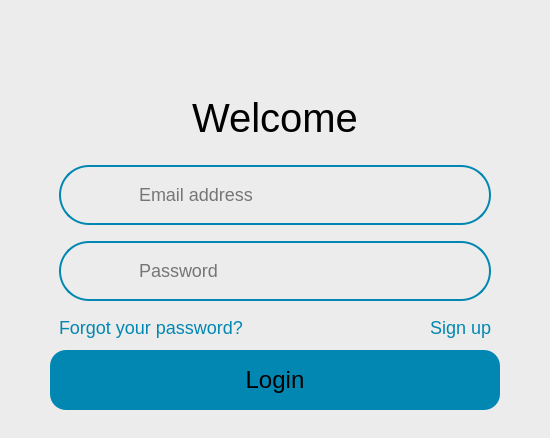
    <widget class="QGroupBox" name="Login">
     <property name="enabled">
      <bool>true</bool>
     </property>
     <property name="sizePolicy">
      <sizepolicy hsizetype="Preferred" vsizetype="Preferred">
       <horstretch>0</horstretch>
       <verstretch>0</verstretch>
      </sizepolicy>
     </property>
     <property name="minimumSize">
      <size>
       <width>410</width>
       <height>400</height>
      </size>
     </property>
     <property name="maximumSize">
      <size>
       <width>550</width>
       <height>700</height>
      </size>
     </property>
     <property name="styleSheet">
      <string notr="true">background-color: rgb(236, 236, 236);
border-radius: 40px;</string>
     </property>
     <layout class="QVBoxLayout" name="verticalLayout_7">
      <property name="spacing">
       <number>6</number>
      </property>
      <property name="leftMargin">
       <number>50</number>
      </property>
      <property name="topMargin">
       <number>0</number>
      </property>
      <property name="rightMargin">
       <number>50</number>
      </property>
      <property name="bottomMargin">
       <number>28</number>
      </property>
      <item>
       <widget class="QWidget" name="Welcome" native="true">
        <property name="maximumSize">
         <size>
          <width>16777215</width>
          <height>198</height>
         </size>
        </property>
        <layout class="QVBoxLayout" name="verticalLayout_2">
         <item alignment="Qt::AlignHCenter">
          <widget class="QLabel" name="Logo">
           <property name="minimumSize">
            <size>
             <width>80</width>
             <height>80</height>
            </size>
           </property>
           <property name="maximumSize">
            <size>
             <width>80</width>
             <height>80</height>
            </size>
           </property>
           <property name="text">
            <string/>
           </property>
           <property name="pixmap">
            <pixmap resource="Resources.qrc">:/new/prefix1/ui/Assets/LogoIcon.png</pixmap>
           </property>
           <property name="scaledContents">
            <bool>true</bool>
           </property>
           <property name="alignment">
            <set>Qt::AlignHCenter|Qt::AlignTop</set>
           </property>
          </widget>
         </item>
         <item alignment="Qt::AlignHCenter|Qt::AlignVCenter">
          <widget class="QLabel" name="WelcomeText">
           <property name="styleSheet">
            <string notr="true">color: #000000;
background-color: rgba(0,0,0,0);
font-size: 40px;</string>
           </property>
           <property name="text">
            <string>Welcome</string>
           </property>
           <property name="alignment">
            <set>Qt::AlignHCenter|Qt::AlignTop</set>
           </property>
           <property name="Type" stdset="0">
            <string>H1</string>
           </property>
          </widget>
         </item>
        </layout>
       </widget>
      </item>
      <item alignment="Qt::AlignHCenter|Qt::AlignTop">
       <widget class="QWidget" name="Input" native="true">
        <property name="maximumSize">
         <size>
          <width>16777215</width>
          <height>192</height>
         </size>
        </property>
        <layout class="QVBoxLayout" name="verticalLayout_3">
         <property name="spacing">
          <number>16</number>
         </property>
         <property name="bottomMargin">
          <number>6</number>
         </property>
         <item alignment="Qt::AlignVCenter">
          <widget class="QWidget" name="Email" native="true">
           <property name="sizePolicy">
            <sizepolicy hsizetype="Expanding" vsizetype="Fixed">
             <horstretch>0</horstretch>
             <verstretch>0</verstretch>
            </sizepolicy>
           </property>
           <property name="minimumSize">
            <size>
             <width>0</width>
             <height>60</height>
            </size>
           </property>
           <property name="maximumSize">
            <size>
             <width>16777215</width>
             <height>60</height>
            </size>
           </property>
           <property name="sizeIncrement">
            <size>
             <width>1</width>
             <height>0</height>
            </size>
           </property>
           <property name="styleSheet">
            <string notr="true">QWidget{
text-align: left;
text-vertical-align: center;
color: #000000;
font-size: 24px;
border: 2px solid #0187B1;
border-radius: 30px;
}</string>
           </property>
           <layout class="QHBoxLayout" name="horizontalLayout_2">
            <property name="spacing">
             <number>26</number>
            </property>
            <property name="sizeConstraint">
             <enum>QLayout::SetDefaultConstraint</enum>
            </property>
            <property name="leftMargin">
             <number>20</number>
            </property>
            <property name="topMargin">
             <number>0</number>
            </property>
            <property name="rightMargin">
             <number>90</number>
            </property>
            <property name="bottomMargin">
             <number>0</number>
            </property>
            <item>
             <widget class="QLabel" name="EmailIcon">
              <property name="sizePolicy">
               <sizepolicy hsizetype="Fixed" vsizetype="Fixed">
                <horstretch>0</horstretch>
                <verstretch>0</verstretch>
               </sizepolicy>
              </property>
              <property name="minimumSize">
               <size>
                <width>30</width>
                <height>30</height>
               </size>
              </property>
              <property name="maximumSize">
               <size>
                <width>30</width>
                <height>30</height>
               </size>
              </property>
              <property name="baseSize">
               <size>
                <width>30</width>
                <height>30</height>
               </size>
              </property>
              <property name="styleSheet">
               <string notr="true">QLabel{
border: none;
}</string>
              </property>
              <property name="lineWidth">
               <number>1</number>
              </property>
              <property name="text">
               <string/>
              </property>
              <property name="pixmap">
               <pixmap resource="Resources.qrc">:/new/prefix1/ui/Assets/EmailIcon.png</pixmap>
              </property>
              <property name="scaledContents">
               <bool>true</bool>
              </property>
              <property name="alignment">
               <set>Qt::AlignCenter</set>
              </property>
              <property name="margin">
               <number>0</number>
              </property>
              <property name="indent">
               <number>0</number>
              </property>
             </widget>
            </item>
            <item>
             <widget class="QTextEdit" name="EmailEdit">
              <property name="sizePolicy">
               <sizepolicy hsizetype="Expanding" vsizetype="Expanding">
                <horstretch>0</horstretch>
                <verstretch>0</verstretch>
               </sizepolicy>
              </property>
              <property name="cursor" stdset="0">
               <cursorShape>IBeamCursor</cursorShape>
              </property>
              <property name="toolTipDuration">
               <number>0</number>
              </property>
              <property name="layoutDirection">
               <enum>Qt::LeftToRight</enum>
              </property>
              <property name="styleSheet">
               <string notr="true">QTextEdit{
padding-top: 15px;
color: #000000;
border: none;
background-color: rgba(0,0,0,0);
font-weight: semi-bold;
font-size: 18px;
}</string>
              </property>
              <property name="frameShape">
               <enum>QFrame::NoFrame</enum>
              </property>
              <property name="frameShadow">
               <enum>QFrame::Plain</enum>
              </property>
              <property name="verticalScrollBarPolicy">
               <enum>Qt::ScrollBarAlwaysOff</enum>
              </property>
              <property name="horizontalScrollBarPolicy">
               <enum>Qt::ScrollBarAlwaysOff</enum>
              </property>
              <property name="sizeAdjustPolicy">
               <enum>QAbstractScrollArea::AdjustIgnored</enum>
              </property>
              <property name="lineWrapMode">
               <enum>QTextEdit::NoWrap</enum>
              </property>
              <property name="overwriteMode">
               <bool>false</bool>
              </property>
              <property name="placeholderText">
               <string>Email address</string>
              </property>
              <property name="Type" stdset="0">
               <string/>
              </property>
             </widget>
            </item>
           </layout>
          </widget>
         </item>
         <item alignment="Qt::AlignVCenter">
          <widget class="QWidget" name="Password" native="true">
           <property name="sizePolicy">
            <sizepolicy hsizetype="Expanding" vsizetype="Fixed">
             <horstretch>0</horstretch>
             <verstretch>0</verstretch>
            </sizepolicy>
           </property>
           <property name="minimumSize">
            <size>
             <width>0</width>
             <height>60</height>
            </size>
           </property>
           <property name="maximumSize">
            <size>
             <width>16777215</width>
             <height>60</height>
            </size>
           </property>
           <property name="sizeIncrement">
            <size>
             <width>1</width>
             <height>0</height>
            </size>
           </property>
           <property name="styleSheet">
            <string notr="true">QWidget{
text-align: left;
text-vertical-align: center;
color: #000000;
font-size: 24px;
border: 2px solid #0187B1;
border-radius: 30px;
}</string>
           </property>
           <layout class="QHBoxLayout" name="horizontalLayout_6">
            <property name="spacing">
             <number>26</number>
            </property>
            <property name="sizeConstraint">
             <enum>QLayout::SetDefaultConstraint</enum>
            </property>
            <property name="leftMargin">
             <number>20</number>
            </property>
            <property name="topMargin">
             <number>0</number>
            </property>
            <property name="rightMargin">
             <number>20</number>
            </property>
            <property name="bottomMargin">
             <number>0</number>
            </property>
            <item>
             <widget class="QLabel" name="LockIcon">
              <property name="sizePolicy">
               <sizepolicy hsizetype="Fixed" vsizetype="Fixed">
                <horstretch>0</horstretch>
                <verstretch>0</verstretch>
               </sizepolicy>
              </property>
              <property name="minimumSize">
               <size>
                <width>30</width>
                <height>30</height>
               </size>
              </property>
              <property name="maximumSize">
               <size>
                <width>30</width>
                <height>30</height>
               </size>
              </property>
              <property name="baseSize">
               <size>
                <width>30</width>
                <height>30</height>
               </size>
              </property>
              <property name="styleSheet">
               <string notr="true">QLabel{
border: none;
}</string>
              </property>
              <property name="lineWidth">
               <number>1</number>
              </property>
              <property name="text">
               <string/>
              </property>
              <property name="pixmap">
               <pixmap resource="Resources.qrc">:/new/prefix1/ui/Assets/LockIcon.png</pixmap>
              </property>
              <property name="scaledContents">
               <bool>true</bool>
              </property>
              <property name="alignment">
               <set>Qt::AlignCenter</set>
              </property>
             </widget>
            </item>
            <item>
             <widget class="QTextEdit" name="PasswordEdit">
              <property name="sizePolicy">
               <sizepolicy hsizetype="Expanding" vsizetype="Expanding">
                <horstretch>0</horstretch>
                <verstretch>0</verstretch>
               </sizepolicy>
              </property>
              <property name="cursor" stdset="0">
               <cursorShape>IBeamCursor</cursorShape>
              </property>
              <property name="toolTipDuration">
               <number>0</number>
              </property>
              <property name="layoutDirection">
               <enum>Qt::LeftToRight</enum>
              </property>
              <property name="styleSheet">
               <string notr="true">QTextEdit{
padding-top: 15px;
color: #000000;
border: none;
background-color: rgba(0,0,0,0);
font-weight: semi-bold;
font-size: 18px;
}</string>
              </property>
              <property name="frameShape">
               <enum>QFrame::NoFrame</enum>
              </property>
              <property name="frameShadow">
               <enum>QFrame::Plain</enum>
              </property>
              <property name="verticalScrollBarPolicy">
               <enum>Qt::ScrollBarAlwaysOff</enum>
              </property>
              <property name="horizontalScrollBarPolicy">
               <enum>Qt::ScrollBarAlwaysOff</enum>
              </property>
              <property name="sizeAdjustPolicy">
               <enum>QAbstractScrollArea::AdjustIgnored</enum>
              </property>
              <property name="lineWrapMode">
               <enum>QTextEdit::NoWrap</enum>
              </property>
              <property name="overwriteMode">
               <bool>false</bool>
              </property>
              <property name="placeholderText">
               <string>Password</string>
              </property>
              <property name="Type" stdset="0">
               <string/>
              </property>
             </widget>
            </item>
            <item alignment="Qt::AlignVCenter">
             <widget class="QPushButton" name="VisibilityButton">
              <property name="cursor">
               <cursorShape>PointingHandCursor</cursorShape>
              </property>
              <property name="styleSheet">
               <string notr="true">background-color: none;
border: none;
padding: 0;</string>
              </property>
              <property name="text">
               <string/>
              </property>
              <property name="icon">
               <iconset resource="Resources.qrc">
                <normaloff>:/new/prefix1/ui/Assets/EyeClosed_light.png</normaloff>
                <normalon>ui/Assets/EyeOpen_light.png</normalon>:/new/prefix1/ui/Assets/EyeClosed_light.png</iconset>
              </property>
              <property name="iconSize">
               <size>
                <width>30</width>
                <height>30</height>
               </size>
              </property>
             </widget>
            </item>
           </layout>
          </widget>
         </item>
         <item>
          <layout class="QHBoxLayout" name="Links">
           <item>
            <widget class="QPushButton" name="ForgotPassword">
             <property name="cursor">
              <cursorShape>PointingHandCursor</cursorShape>
             </property>
             <property name="styleSheet">
              <string notr="true">QPushButton{
color: #0187B1;
text-decoration: none;
font-weight: medium;
font-family: &quot;Inter&quot; ,sans-serif;
font-size: 18px;
text-align: left;
}</string>
             </property>
             <property name="text">
              <string>Forgot your password?</string>
             </property>
             <property name="iconSize">
              <size>
               <width>20</width>
               <height>20</height>
              </size>
             </property>
             <property name="Type" stdset="0">
              <string>Link</string>
             </property>
            </widget>
           </item>
           <item>
            <widget class="QPushButton" name="SignupSwitch">
             <property name="cursor">
              <cursorShape>PointingHandCursor</cursorShape>
             </property>
             <property name="styleSheet">
              <string notr="true">QPushButton{
color: #0187B1;
text-decoration: none;
font-weight: medium;
font-family: &quot;Inter&quot; ,sans-serif;
font-size: 18px;
text-align: right;
}</string>
             </property>
             <property name="text">
              <string>Sign up</string>
             </property>
            </widget>
           </item>
          </layout>
         </item>
        </layout>
       </widget>
      </item>
      <item>
       <widget class="QPushButton" name="LoginButton">
        <property name="minimumSize">
         <size>
          <width>0</width>
          <height>60</height>
         </size>
        </property>
        <property name="maximumSize">
         <size>
          <width>16777215</width>
          <height>60</height>
         </size>
        </property>
        <property name="cursor">
         <cursorShape>PointingHandCursor</cursorShape>
        </property>
        <property name="styleSheet">
         <string notr="true">QPushButton{
background-color: #0187B1;
border-radius: 16px;
font-size: 24px;
}
QPushButton::pressed{
background-color: #00769B;

}</string>
        </property>
        <property name="text">
         <string>Login</string>
        </property>
       </widget>
      </item>
     </layout>
    </widget>
